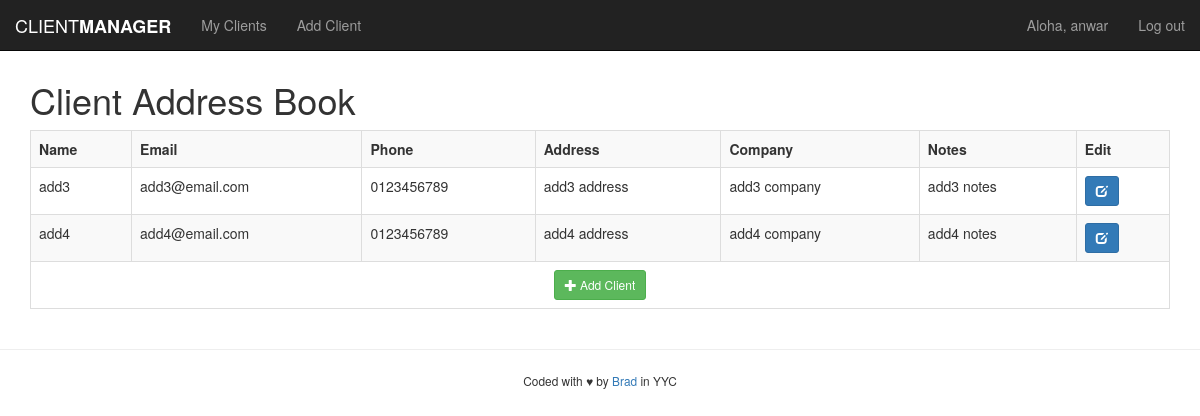
The page /clients.php (signed in) on the database its author committed.
### tables this page shows
CREATE TABLE `clients` (
  `id` int(11) UNSIGNED NOT NULL,
  `name` varchar(100) NOT NULL,
  `email` varchar(100) NOT NULL,
  `phone` varchar(40) DEFAULT NULL,
  `address` varchar(255) DEFAULT NULL,
  `company` varchar(100) DEFAULT NULL,
  `notes` text,
  `date_added` timestamp NOT NULL DEFAULT CURRENT_TIMESTAMP
);

### clients.php (the view, shortened to what this page needs)
<?php
include('includes/connection.php');
$query = "SELECT * FROM clients";
$result = mysqli_query( $conn, $query );
include('includes/header.php');
?>
<h1>Client Address Book</h1>
<table class="table table-striped table-bordered">
    <tr>
        <th>Name</th>
        <th>Email</th>
        <th>Phone</th>
        <th>Address</th>
        <th>Company</th>
        <th>Notes</th>
        <th>Edit</th>
    </tr>
    <?php
    if( mysqli_num_rows($result) > 0 ) {
        while( $row = mysqli_fetch_assoc($result) ) {
            echo "<tr>";
                echo "<td>" . $row['name'] . "</td>
                <td>" . $row['email'] . "</td>
                <td>" . $row['phone'] . "</td>
                <td>" . $row['address'] . "</td>
                <td>" . $row['company'] . "</td>
                <td>" . $row['notes'] . "</td>";
                echo '<td><a href="edit.php?id=' . $row['id'] . '" type="button" class="btn btn-primary btn-sm"><span class="glyphicon glyphicon-edit"></span></a></td>';
            echo "</tr>";
        }
    } else {
        echo "<div class='alert alert-warning'>You have no clients!</div>";
    }
    ?>
    <tr>
        <td colspan="7"><div class="text-center"><a href="add.php" type="button" class="btn btn-sm btn-success"><span class="glyphicon glyphicon-plus"></span> Add Client</a></div></td>
    </tr>
</table>
<?php
include('includes/footer.php');
?>

### includes/header.php (shortened to what this page needs)
<!DOCTYPE html>
<html>
    <head>
        <link rel="stylesheet" href="https://maxcdn.bootstrapcdn.com/bootstrap/3.3.5/css/bootstrap.min.css">
    </head>
    <body style="padding-top: 60px;">
    <nav class="navbar navbar-default navbar-fixed-top navbar-inverse">
        <div class="container-fluid">
            <div class="navbar-header">
                <a class="navbar-brand" href="clients.php">CLIENT<strong>MANAGER</strong></a>
            </div>
            <div class="collapse navbar-collapse" id="navbar-collapse">
                <?php
                    if( $_SESSION['loggedInUser'] ) {
                ?>
                <ul class="nav navbar-nav">
                    <li><a href="clients.php">My Clients</a></li>
                    <li><a href="add.php">Add Client</a></li>
                </ul>
                <ul class="nav navbar-nav navbar-right">
                    <p class="navbar-text">Aloha, <?php echo $_SESSION['loggedInUser']; ?></p>
                    <li><a href="logout.php">Log out</a></li>
                </ul>
                <?php
                    } else {
                ?>
                <ul class="nav navbar-nav navbar-right">
                    <li><a href="index.php">Log in</a></li>
                </ul>
                <?php
                    }
                ?>
            </div>
        </div>
    </nav>
    <div class="container">

### includes/footer.php (shortened to what this page needs)
        </div>
        <footer class="text-center">
            <hr>
            <small>Coded with &hearts; by <a href="http://bradhussey.ca/">Brad</a> in YYC</small>
        </footer>
    </body>
</html>

### rows shown on the page
clients: name "add3", email "add3@email.com", phone "0123456789", address "add3 address", company "add3 company", notes "add3 notes"
clients: name "add4", email "add4@email.com", phone "0123456789", address "add4 address", company "add4 company", notes "add4 notes"

### other values the page prints
$_SESSION['loggedInUser'] "anwar"
